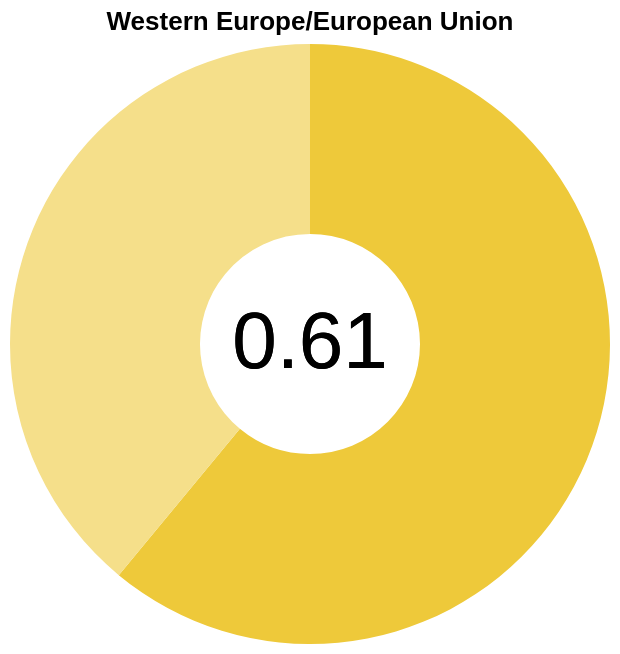

Here is the Vega-Lite specification saved for this chart:
### Vega-Lite specification from a JSON file in a GitHub repository (floating-point values rounded to 4 significant figures)
{"$schema": "https://vega.github.io/schema/vega-lite/v5.json", "title": "Western Europe/European Union", "width": "container", "data": {"values": [{"category": "Likely", "value": 0.61}, {"category": "Unlikely", "value": 0.39}]}, "layer": [{"mark": {"type": "arc", "innerRadius": 55}, "encoding": {"theta": {"field": "value", "type": "quantitative"}, "color": {"field": "category", "scale": {"range": ["#eec93a", "#f5df8a"]}, "legend": null}, "tooltip": [{"field": "value", "type": "quantitative", "title": "Proportion"}, {"field": "category", "type": "nominal", "title": "Likelihood to Report"}]}}, {"mark": {"type": "text", "text": "0.61", "fontSize": 40}, "encoding": {"color": {"value": "black"}}}]}
